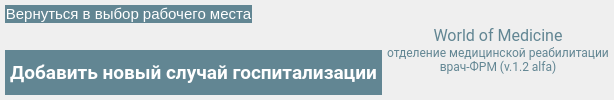
       <widget class="QFrame" name="top_panel">
        <property name="maximumSize">
         <size>
          <width>16777215</width>
          <height>150</height>
         </size>
        </property>
        <layout class="QGridLayout" name="gridLayout_3">
         <property name="leftMargin">
          <number>5</number>
         </property>
         <property name="topMargin">
          <number>5</number>
         </property>
         <property name="rightMargin">
          <number>5</number>
         </property>
         <property name="bottomMargin">
          <number>5</number>
         </property>
         <property name="spacing">
          <number>5</number>
         </property>
         <item row="2" column="0" rowspan="2" colspan="2">
          <widget class="QPushButton" name="add_new_patient">
           <property name="minimumSize">
            <size>
             <width>0</width>
             <height>45</height>
            </size>
           </property>
           <property name="palette">
            <palette>
             <active>
              <colorrole role="WindowText">
               <brush brushstyle="SolidPattern">
                <color alpha="255">
                 <red>255</red>
                 <green>255</green>
                 <blue>255</blue>
                </color>
               </brush>
              </colorrole>
              <colorrole role="Button">
               <brush brushstyle="SolidPattern">
                <color alpha="190">
                 <red>50</red>
                 <green>98</green>
                 <blue>115</blue>
                </color>
               </brush>
              </colorrole>
              <colorrole role="Light">
               <brush brushstyle="SolidPattern">
                <color alpha="255">
                 <red>60</red>
                 <green>145</green>
                 <blue>255</blue>
                </color>
               </brush>
              </colorrole>
              <colorrole role="Midlight">
               <brush brushstyle="SolidPattern">
                <color alpha="255">
                 <red>36</red>
                 <green>119</green>
                 <blue>227</blue>
                </color>
               </brush>
              </colorrole>
              <colorrole role="Dark">
               <brush brushstyle="SolidPattern">
                <color alpha="255">
                 <red>6</red>
                 <green>47</green>
                 <blue>100</blue>
                </color>
               </brush>
              </colorrole>
              <colorrole role="Mid">
               <brush brushstyle="SolidPattern">
                <color alpha="255">
                 <red>8</red>
                 <green>62</green>
                 <blue>133</blue>
                </color>
               </brush>
              </colorrole>
              <colorrole role="Text">
               <brush brushstyle="SolidPattern">
                <color alpha="255">
                 <red>255</red>
                 <green>255</green>
                 <blue>255</blue>
                </color>
               </brush>
              </colorrole>
              <colorrole role="BrightText">
               <brush brushstyle="SolidPattern">
                <color alpha="255">
                 <red>255</red>
                 <green>255</green>
                 <blue>255</blue>
                </color>
               </brush>
              </colorrole>
              <colorrole role="ButtonText">
               <brush brushstyle="SolidPattern">
                <color alpha="255">
                 <red>255</red>
                 <green>255</green>
                 <blue>255</blue>
                </color>
               </brush>
              </colorrole>
              <colorrole role="Base">
               <brush brushstyle="SolidPattern">
                <color alpha="190">
                 <red>50</red>
                 <green>98</green>
                 <blue>115</blue>
                </color>
               </brush>
              </colorrole>
              <colorrole role="Window">
               <brush brushstyle="SolidPattern">
                <color alpha="190">
                 <red>50</red>
                 <green>98</green>
                 <blue>115</blue>
                </color>
               </brush>
              </colorrole>
              <colorrole role="Shadow">
               <brush brushstyle="SolidPattern">
                <color alpha="255">
                 <red>0</red>
                 <green>0</green>
                 <blue>0</blue>
                </color>
               </brush>
              </colorrole>
              <colorrole role="AlternateBase">
               <brush brushstyle="SolidPattern">
                <color alpha="255">
                 <red>133</red>
                 <green>174</green>
                 <blue>227</blue>
                </color>
               </brush>
              </colorrole>
              <colorrole role="ToolTipBase">
               <brush brushstyle="SolidPattern">
                <color alpha="255">
                 <red>255</red>
                 <green>255</green>
                 <blue>220</blue>
                </color>
               </brush>
              </colorrole>
              <colorrole role="ToolTipText">
               <brush brushstyle="SolidPattern">
                <color alpha="255">
                 <red>0</red>
                 <green>0</green>
                 <blue>0</blue>
                </color>
               </brush>
              </colorrole>
              <colorrole role="PlaceholderText">
               <brush brushstyle="SolidPattern">
                <color alpha="128">
                 <red>255</red>
                 <green>255</green>
                 <blue>255</blue>
                </color>
               </brush>
              </colorrole>
             </active>
             <inactive>
              <colorrole role="WindowText">
               <brush brushstyle="SolidPattern">
                <color alpha="255">
                 <red>255</red>
                 <green>255</green>
                 <blue>255</blue>
                </color>
               </brush>
              </colorrole>
              <colorrole role="Button">
               <brush brushstyle="SolidPattern">
                <color alpha="190">
                 <red>50</red>
                 <green>98</green>
                 <blue>115</blue>
                </color>
               </brush>
              </colorrole>
              <colorrole role="Light">
               <brush brushstyle="SolidPattern">
                <color alpha="255">
                 <red>60</red>
                 <green>145</green>
                 <blue>255</blue>
                </color>
               </brush>
              </colorrole>
              <colorrole role="Midlight">
               <brush brushstyle="SolidPattern">
                <color alpha="255">
                 <red>36</red>
                 <green>119</green>
                 <blue>227</blue>
                </color>
               </brush>
              </colorrole>
              <colorrole role="Dark">
               <brush brushstyle="SolidPattern">
                <color alpha="255">
                 <red>6</red>
                 <green>47</green>
                 <blue>100</blue>
                </color>
               </brush>
              </colorrole>
              <colorrole role="Mid">
               <brush brushstyle="SolidPattern">
                <color alpha="255">
                 <red>8</red>
                 <green>62</green>
                 <blue>133</blue>
                </color>
               </brush>
              </colorrole>
              <colorrole role="Text">
               <brush brushstyle="SolidPattern">
                <color alpha="255">
                 <red>255</red>
                 <green>255</green>
                 <blue>255</blue>
                </color>
               </brush>
              </colorrole>
              <colorrole role="BrightText">
               <brush brushstyle="SolidPattern">
                <color alpha="255">
                 <red>255</red>
                 <green>255</green>
                 <blue>255</blue>
                </color>
               </brush>
              </colorrole>
              <colorrole role="ButtonText">
               <brush brushstyle="SolidPattern">
                <color alpha="255">
                 <red>255</red>
                 <green>255</green>
                 <blue>255</blue>
                </color>
               </brush>
              </colorrole>
              <colorrole role="Base">
               <brush brushstyle="SolidPattern">
                <color alpha="190">
                 <red>50</red>
                 <green>98</green>
                 <blue>115</blue>
                </color>
               </brush>
              </colorrole>
              <colorrole role="Window">
               <brush brushstyle="SolidPattern">
                <color alpha="190">
                 <red>50</red>
                 <green>98</green>
                 <blue>115</blue>
                </color>
               </brush>
              </colorrole>
              <colorrole role="Shadow">
               <brush brushstyle="SolidPattern">
                <color alpha="255">
                 <red>0</red>
                 <green>0</green>
                 <blue>0</blue>
                </color>
               </brush>
              </colorrole>
              <colorrole role="AlternateBase">
               <brush brushstyle="SolidPattern">
                <color alpha="255">
                 <red>133</red>
                 <green>174</green>
                 <blue>227</blue>
                </color>
               </brush>
              </colorrole>
              <colorrole role="ToolTipBase">
               <brush brushstyle="SolidPattern">
                <color alpha="255">
                 <red>255</red>
                 <green>255</green>
                 <blue>220</blue>
                </color>
               </brush>
              </colorrole>
              <colorrole role="ToolTipText">
               <brush brushstyle="SolidPattern">
                <color alpha="255">
                 <red>0</red>
                 <green>0</green>
                 <blue>0</blue>
                </color>
               </brush>
              </colorrole>
              <colorrole role="PlaceholderText">
               <brush brushstyle="SolidPattern">
                <color alpha="128">
                 <red>255</red>
                 <green>255</green>
                 <blue>255</blue>
                </color>
               </brush>
              </colorrole>
             </inactive>
             <disabled>
              <colorrole role="WindowText">
               <brush brushstyle="SolidPattern">
                <color alpha="255">
                 <red>255</red>
                 <green>255</green>
                 <blue>255</blue>
                </color>
               </brush>
              </colorrole>
              <colorrole role="Button">
               <brush brushstyle="SolidPattern">
                <color alpha="255">
                 <red>238</red>
                 <green>238</green>
                 <blue>238</blue>
                </color>
               </brush>
              </colorrole>
              <colorrole role="Light">
               <brush brushstyle="SolidPattern">
                <color alpha="255">
                 <red>60</red>
                 <green>145</green>
                 <blue>255</blue>
                </color>
               </brush>
              </colorrole>
              <colorrole role="Midlight">
               <brush brushstyle="SolidPattern">
                <color alpha="255">
                 <red>36</red>
                 <green>119</green>
                 <blue>227</blue>
                </color>
               </brush>
              </colorrole>
              <colorrole role="Dark">
               <brush brushstyle="SolidPattern">
                <color alpha="255">
                 <red>6</red>
                 <green>47</green>
                 <blue>100</blue>
                </color>
               </brush>
              </colorrole>
              <colorrole role="Mid">
               <brush brushstyle="SolidPattern">
                <color alpha="255">
                 <red>8</red>
                 <green>62</green>
                 <blue>133</blue>
                </color>
               </brush>
              </colorrole>
              <colorrole role="Text">
               <brush brushstyle="SolidPattern">
                <color alpha="255">
                 <red>255</red>
                 <green>255</green>
                 <blue>255</blue>
                </color>
               </brush>
              </colorrole>
              <colorrole role="BrightText">
               <brush brushstyle="SolidPattern">
                <color alpha="255">
                 <red>255</red>
                 <green>255</green>
                 <blue>255</blue>
                </color>
               </brush>
              </colorrole>
              <colorrole role="ButtonText">
               <brush brushstyle="SolidPattern">
                <color alpha="255">
                 <red>255</red>
                 <green>255</green>
                 <blue>255</blue>
                </color>
               </brush>
              </colorrole>
              <colorrole role="Base">
               <brush brushstyle="SolidPattern">
                <color alpha="255">
                 <red>238</red>
                 <green>238</green>
                 <blue>238</blue>
                </color>
               </brush>
              </colorrole>
              <colorrole role="Window">
               <brush brushstyle="SolidPattern">
                <color alpha="255">
                 <red>238</red>
                 <green>238</green>
                 <blue>238</blue>
                </color>
               </brush>
              </colorrole>
              <colorrole role="Shadow">
               <brush brushstyle="SolidPattern">
                <color alpha="255">
                 <red>0</red>
                 <green>0</green>
                 <blue>0</blue>
                </color>
               </brush>
              </colorrole>
              <colorrole role="AlternateBase">
               <brush brushstyle="SolidPattern">
                <color alpha="255">
                 <red>12</red>
                 <green>94</green>
                 <blue>200</blue>
                </color>
               </brush>
              </colorrole>
              <colorrole role="ToolTipBase">
               <brush brushstyle="SolidPattern">
                <color alpha="255">
                 <red>255</red>
                 <green>255</green>
                 <blue>220</blue>
                </color>
               </brush>
              </colorrole>
              <colorrole role="ToolTipText">
               <brush brushstyle="SolidPattern">
                <color alpha="255">
                 <red>0</red>
                 <green>0</green>
                 <blue>0</blue>
                </color>
               </brush>
              </colorrole>
              <colorrole role="PlaceholderText">
               <brush brushstyle="SolidPattern">
                <color alpha="128">
                 <red>255</red>
                 <green>255</green>
                 <blue>255</blue>
                </color>
               </brush>
              </colorrole>
             </disabled>
            </palette>
           </property>
           <property name="font">
            <font>
             <family>Roboto</family>
             <pointsize>14</pointsize>
             <weight>75</weight>
             <bold>true</bold>
            </font>
           </property>
           <property name="styleSheet">
            <string notr="true">QPushButton {
background-color: rgba(50, 98, 115, 190);
font-size: 14pt;
color: White;
border: None;
padding: 5px;
}

QPushButton::hover {
background-color: rgba(50, 98, 115, 255);
border: 2px solid rgba(92, 158, 173, 255);
}

QPushButton::pressed {
background-color: rgba(92, 158, 173, 255);
border: 1px solid rgba(255, 255, 255, 255);
}

QPushButton::disabled {
background-color: #EEEEEE;
border: 1px solid rgba(50, 98, 115, 255);
}</string>
           </property>
           <property name="text">
            <string>Добавить новый случай госпитализации</string>
           </property>
           <property name="icon">
            <iconset resource="../res_main.qrc">
             <normaloff>:/icon/icons/person_add_white_36dp.svg</normaloff>:/icon/icons/person_add_white_36dp.svg</iconset>
           </property>
           <property name="iconSize">
            <size>
             <width>32</width>
             <height>32</height>
            </size>
           </property>
          </widget>
         </item>
         <item row="1" column="0" colspan="2">
          <widget class="QLabel" name="autorised_user">
           <property name="styleSheet">
            <string notr="true">color: rgba(50, 98, 115, 255);
background-color: transparent</string>
           </property>
           <property name="text">
            <string/>
           </property>
          </widget>
         </item>
         <item row="0" column="4" rowspan="4">
          <widget class="QLabel" name="labelLogo">
           <property name="maximumSize">
            <size>
             <width>250</width>
             <height>16777215</height>
            </size>
           </property>
           <property name="palette">
            <palette>
             <active>
              <colorrole role="WindowText">
               <brush brushstyle="SolidPattern">
                <color alpha="190">
                 <red>50</red>
                 <green>98</green>
                 <blue>115</blue>
                </color>
               </brush>
              </colorrole>
              <colorrole role="Button">
               <brush brushstyle="SolidPattern">
                <color alpha="255">
                 <red>226</red>
                 <green>212</green>
                 <blue>193</blue>
                </color>
               </brush>
              </colorrole>
              <colorrole role="Light">
               <brush brushstyle="SolidPattern">
                <color alpha="255">
                 <red>60</red>
                 <green>145</green>
                 <blue>255</blue>
                </color>
               </brush>
              </colorrole>
              <colorrole role="Midlight">
               <brush brushstyle="SolidPattern">
                <color alpha="255">
                 <red>36</red>
                 <green>119</green>
                 <blue>227</blue>
                </color>
               </brush>
              </colorrole>
              <colorrole role="Dark">
               <brush brushstyle="SolidPattern">
                <color alpha="255">
                 <red>6</red>
                 <green>47</green>
                 <blue>100</blue>
                </color>
               </brush>
              </colorrole>
              <colorrole role="Mid">
               <brush brushstyle="SolidPattern">
                <color alpha="255">
                 <red>8</red>
                 <green>62</green>
                 <blue>133</blue>
                </color>
               </brush>
              </colorrole>
              <colorrole role="Text">
               <brush brushstyle="SolidPattern">
                <color alpha="190">
                 <red>50</red>
                 <green>98</green>
                 <blue>115</blue>
                </color>
               </brush>
              </colorrole>
              <colorrole role="BrightText">
               <brush brushstyle="SolidPattern">
                <color alpha="255">
                 <red>255</red>
                 <green>255</green>
                 <blue>255</blue>
                </color>
               </brush>
              </colorrole>
              <colorrole role="ButtonText">
               <brush brushstyle="SolidPattern">
                <color alpha="190">
                 <red>50</red>
                 <green>98</green>
                 <blue>115</blue>
                </color>
               </brush>
              </colorrole>
              <colorrole role="Base">
               <brush brushstyle="SolidPattern">
                <color alpha="255">
                 <red>226</red>
                 <green>212</green>
                 <blue>193</blue>
                </color>
               </brush>
              </colorrole>
              <colorrole role="Window">
               <brush brushstyle="SolidPattern">
                <color alpha="255">
                 <red>226</red>
                 <green>212</green>
                 <blue>193</blue>
                </color>
               </brush>
              </colorrole>
              <colorrole role="Shadow">
               <brush brushstyle="SolidPattern">
                <color alpha="255">
                 <red>0</red>
                 <green>0</green>
                 <blue>0</blue>
                </color>
               </brush>
              </colorrole>
              <colorrole role="AlternateBase">
               <brush brushstyle="SolidPattern">
                <color alpha="255">
                 <red>133</red>
                 <green>174</green>
                 <blue>227</blue>
                </color>
               </brush>
              </colorrole>
              <colorrole role="ToolTipBase">
               <brush brushstyle="SolidPattern">
                <color alpha="255">
                 <red>255</red>
                 <green>255</green>
                 <blue>220</blue>
                </color>
               </brush>
              </colorrole>
              <colorrole role="ToolTipText">
               <brush brushstyle="SolidPattern">
                <color alpha="255">
                 <red>0</red>
                 <green>0</green>
                 <blue>0</blue>
                </color>
               </brush>
              </colorrole>
              <colorrole role="PlaceholderText">
               <brush brushstyle="SolidPattern">
                <color alpha="95">
                 <red>50</red>
                 <green>98</green>
                 <blue>115</blue>
                </color>
               </brush>
              </colorrole>
             </active>
             <inactive>
              <colorrole role="WindowText">
               <brush brushstyle="SolidPattern">
                <color alpha="190">
                 <red>50</red>
                 <green>98</green>
                 <blue>115</blue>
                </color>
               </brush>
              </colorrole>
              <colorrole role="Button">
               <brush brushstyle="SolidPattern">
                <color alpha="255">
                 <red>226</red>
                 <green>212</green>
                 <blue>193</blue>
                </color>
               </brush>
              </colorrole>
              <colorrole role="Light">
               <brush brushstyle="SolidPattern">
                <color alpha="255">
                 <red>60</red>
                 <green>145</green>
                 <blue>255</blue>
                </color>
               </brush>
              </colorrole>
              <colorrole role="Midlight">
               <brush brushstyle="SolidPattern">
                <color alpha="255">
                 <red>36</red>
                 <green>119</green>
                 <blue>227</blue>
                </color>
               </brush>
              </colorrole>
              <colorrole role="Dark">
               <brush brushstyle="SolidPattern">
                <color alpha="255">
                 <red>6</red>
                 <green>47</green>
                 <blue>100</blue>
                </color>
               </brush>
              </colorrole>
              <colorrole role="Mid">
               <brush brushstyle="SolidPattern">
                <color alpha="255">
                 <red>8</red>
                 <green>62</green>
                 <blue>133</blue>
                </color>
               </brush>
              </colorrole>
              <colorrole role="Text">
               <brush brushstyle="SolidPattern">
                <color alpha="190">
                 <red>50</red>
                 <green>98</green>
                 <blue>115</blue>
                </color>
               </brush>
              </colorrole>
              <colorrole role="BrightText">
               <brush brushstyle="SolidPattern">
                <color alpha="255">
                 <red>255</red>
                 <green>255</green>
                 <blue>255</blue>
                </color>
               </brush>
              </colorrole>
              <colorrole role="ButtonText">
               <brush brushstyle="SolidPattern">
                <color alpha="190">
                 <red>50</red>
                 <green>98</green>
                 <blue>115</blue>
                </color>
               </brush>
              </colorrole>
              <colorrole role="Base">
               <brush brushstyle="SolidPattern">
                <color alpha="255">
                 <red>226</red>
                 <green>212</green>
                 <blue>193</blue>
                </color>
               </brush>
              </colorrole>
              <colorrole role="Window">
               <brush brushstyle="SolidPattern">
                <color alpha="255">
                 <red>226</red>
                 <green>212</green>
                 <blue>193</blue>
                </color>
               </brush>
              </colorrole>
              <colorrole role="Shadow">
               <brush brushstyle="SolidPattern">
                <color alpha="255">
                 <red>0</red>
                 <green>0</green>
                 <blue>0</blue>
                </color>
               </brush>
              </colorrole>
              <colorrole role="AlternateBase">
               <brush brushstyle="SolidPattern">
                <color alpha="255">
                 <red>133</red>
                 <green>174</green>
                 <blue>227</blue>
                </color>
               </brush>
              </colorrole>
              <colorrole role="ToolTipBase">
               <brush brushstyle="SolidPattern">
                <color alpha="255">
                 <red>255</red>
                 <green>255</green>
                 <blue>220</blue>
                </color>
               </brush>
              </colorrole>
              <colorrole role="ToolTipText">
               <brush brushstyle="SolidPattern">
                <color alpha="255">
                 <red>0</red>
                 <green>0</green>
                 <blue>0</blue>
                </color>
               </brush>
              </colorrole>
              <colorrole role="PlaceholderText">
               <brush brushstyle="SolidPattern">
                <color alpha="95">
                 <red>50</red>
                 <green>98</green>
                 <blue>115</blue>
                </color>
               </brush>
              </colorrole>
             </inactive>
             <disabled>
              <colorrole role="WindowText">
               <brush brushstyle="SolidPattern">
                <color alpha="190">
                 <red>50</red>
                 <green>98</green>
                 <blue>115</blue>
                </color>
               </brush>
              </colorrole>
              <colorrole role="Button">
               <brush brushstyle="SolidPattern">
                <color alpha="255">
                 <red>226</red>
                 <green>212</green>
                 <blue>193</blue>
                </color>
               </brush>
              </colorrole>
              <colorrole role="Light">
               <brush brushstyle="SolidPattern">
                <color alpha="255">
                 <red>60</red>
                 <green>145</green>
                 <blue>255</blue>
                </color>
               </brush>
              </colorrole>
              <colorrole role="Midlight">
               <brush brushstyle="SolidPattern">
                <color alpha="255">
                 <red>36</red>
                 <green>119</green>
                 <blue>227</blue>
                </color>
               </brush>
              </colorrole>
              <colorrole role="Dark">
               <brush brushstyle="SolidPattern">
                <color alpha="255">
                 <red>6</red>
                 <green>47</green>
                 <blue>100</blue>
                </color>
               </brush>
              </colorrole>
              <colorrole role="Mid">
               <brush brushstyle="SolidPattern">
                <color alpha="255">
                 <red>8</red>
                 <green>62</green>
                 <blue>133</blue>
                </color>
               </brush>
              </colorrole>
              <colorrole role="Text">
               <brush brushstyle="SolidPattern">
                <color alpha="190">
                 <red>50</red>
                 <green>98</green>
                 <blue>115</blue>
                </color>
               </brush>
              </colorrole>
              <colorrole role="BrightText">
               <brush brushstyle="SolidPattern">
                <color alpha="255">
                 <red>255</red>
                 <green>255</green>
                 <blue>255</blue>
                </color>
               </brush>
              </colorrole>
              <colorrole role="ButtonText">
               <brush brushstyle="SolidPattern">
                <color alpha="190">
                 <red>50</red>
                 <green>98</green>
                 <blue>115</blue>
                </color>
               </brush>
              </colorrole>
              <colorrole role="Base">
               <brush brushstyle="SolidPattern">
                <color alpha="255">
                 <red>226</red>
                 <green>212</green>
                 <blue>193</blue>
                </color>
               </brush>
              </colorrole>
              <colorrole role="Window">
               <brush brushstyle="SolidPattern">
                <color alpha="255">
                 <red>226</red>
                 <green>212</green>
                 <blue>193</blue>
                </color>
               </brush>
              </colorrole>
              <colorrole role="Shadow">
               <brush brushstyle="SolidPattern">
                <color alpha="255">
                 <red>0</red>
                 <green>0</green>
                 <blue>0</blue>
                </color>
               </brush>
              </colorrole>
              <colorrole role="AlternateBase">
               <brush brushstyle="SolidPattern">
                <color alpha="255">
                 <red>12</red>
                 <green>94</green>
                 <blue>200</blue>
                </color>
               </brush>
              </colorrole>
              <colorrole role="ToolTipBase">
               <brush brushstyle="SolidPattern">
                <color alpha="255">
                 <red>255</red>
                 <green>255</green>
                 <blue>220</blue>
                </color>
               </brush>
              </colorrole>
              <colorrole role="ToolTipText">
               <brush brushstyle="SolidPattern">
                <color alpha="255">
                 <red>0</red>
                 <green>0</green>
                 <blue>0</blue>
                </color>
               </brush>
              </colorrole>
              <colorrole role="PlaceholderText">
               <brush brushstyle="SolidPattern">
                <color alpha="95">
                 <red>50</red>
                 <green>98</green>
                 <blue>115</blue>
                </color>
               </brush>
              </colorrole>
             </disabled>
            </palette>
           </property>
           <property name="font">
            <font>
             <family>Roboto</family>
             <pointsize>9</pointsize>
             <weight>50</weight>
             <bold>false</bold>
            </font>
           </property>
           <property name="styleSheet">
            <string notr="true">background-color: none;
color: rgba(50, 98, 115, 190);</string>
           </property>
           <property name="text">
            <string>&lt;html&gt;&lt;head/&gt;&lt;body&gt;&lt;p align=&quot;center&quot;&gt;&lt;span style=&quot; font-size:12pt;&quot;&gt;World of Medicine&lt;/span&gt;&lt;span style=&quot; font-size:10pt;&quot;&gt;&lt;br/&gt;&lt;/span&gt;отделение медицинской реабилитации&lt;br/&gt;врач-ФРМ (v.1.2 alfa)&lt;/p&gt;&lt;/body&gt;&lt;/html&gt;</string>
           </property>
          </widget>
         </item>
         <item row="0" column="0">
          <widget class="QPushButton" name="pushButton_back">
           <property name="styleSheet">
            <string notr="true">QPushButton {
background-color: rgba(50, 98, 115, 190);
font-size: 11pt;
color: White;
border: None;
}

QPushButton::hover {
background-color: rgba(50, 98, 115, 255);
border: 2px solid rgba(92, 158, 173, 255);
}

QPushButton::pressed {
background-color: rgba(92, 158, 173, 255);
border: 1px solid rgba(255, 255, 255, 255);
}</string>
           </property>
           <property name="text">
            <string>Вернуться в выбор рабочего места</string>
           </property>
           <property name="icon">
            <iconset resource="../res_main.qrc">
             <normaloff>:/icon/icons/west_white_36dp.svg</normaloff>:/icon/icons/west_white_36dp.svg</iconset>
           </property>
           <property name="iconSize">
            <size>
             <width>30</width>
             <height>30</height>
            </size>
           </property>
          </widget>
         </item>
        </layout>
       </widget>
